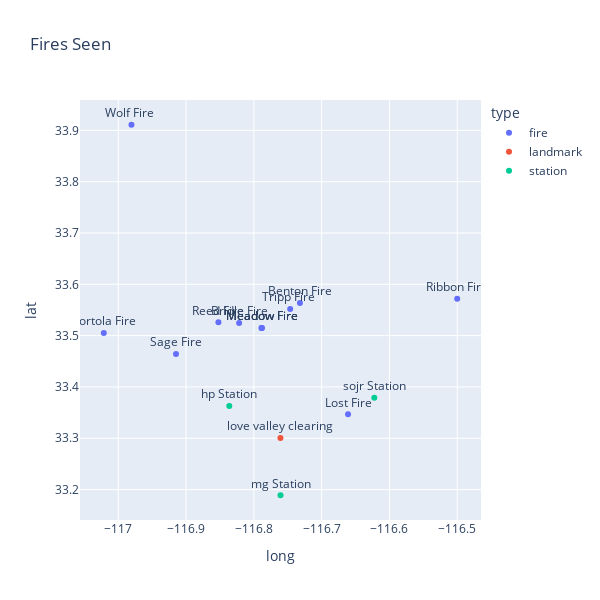

Notebook source saved alongside this figure:
### Code cell
fig = px.scatter(df_plot,
                 x="long", 
                 y="lat", 
                 color="type", 
                 title="Fires Seen",
                text = "landmark",
                width=600, height=600
                )
fig.update_traces(textposition='top center')
fig.update_traces(marker=dict(size=20,
                              line=dict(width=2,
                                        color='DarkSlateGrey')),
                  selector=dict(mode='markers'),
                 textposition='top right')
fig.show()

### Figure 1 — Plotly figure (JSON) as saved in the notebook; plotly's stock layout.template omitted (floating-point values rounded to 4 significant figures)
{"data": [{"hovertemplate": "type=fire<br>long=%{x}<br>lat=%{y}<br>landmark=%{text}<extra></extra>", "legendgroup": "fire", "marker": {"color": "#636efa", "symbol": "circle"}, "mode": "markers+text", "name": "fire", "orientation": "v", "showlegend": true, "text": ["Benton Fire", "Bridle Fire", "Meadow Fire", "Portola Fire", "Reed Fire", "Ribbon Fire", "Tripp Fire ", "Wolf Fire ", "Lost Fire", "Meadow Fire", "Meadow Fire", "Sage Fire"], "textposition": "top center", "type": "scatter", "x": [-116.7, -116.8, -116.8, -117.0, -116.9, -116.5, -116.7, -117.0, -116.7, -116.8, -116.8, -116.9], "xaxis": "x", "y": [33.56, 33.52, 33.51, 33.5, 33.53, 33.57, 33.55, 33.91, 33.35, 33.51, 33.51, 33.46], "yaxis": "y"}, {"hovertemplate": "type=landmark<br>long=%{x}<br>lat=%{y}<br>landmark=%{text}<extra></extra>", "legendgroup": "landmark", "marker": {"color": "#EF553B", "symbol": "circle"}, "mode": "markers+text", "name": "landmark", "orientation": "v", "showlegend": true, "text": ["love valley clearing"], "textposition": "top center", "type": "scatter", "x": [-116.8], "xaxis": "x", "y": [33.3], "yaxis": "y"}, {"hovertemplate": "type=station<br>long=%{x}<br>lat=%{y}<br>landmark=%{text}<extra></extra>", "legendgroup": "station", "marker": {"color": "#00cc96", "symbol": "circle"}, "mode": "markers+text", "name": "station", "orientation": "v", "showlegend": true, "text": ["hp Station", "mg Station", "sojr Station"], "textposition": "top center", "type": "scatter", "x": [-116.8, -116.8, -116.6], "xaxis": "x", "y": [33.36, 33.19, 33.38], "yaxis": "y"}], "layout": {"height": 600, "legend": {"title": {"text": "type"}, "tracegroupgap": 0}, "title": {"text": "Fires Seen"}, "width": 600, "xaxis": {"anchor": "y", "domain": [0, 1], "title": {"text": "long"}}, "yaxis": {"anchor": "x", "domain": [0, 1], "title": {"text": "lat"}}}}
